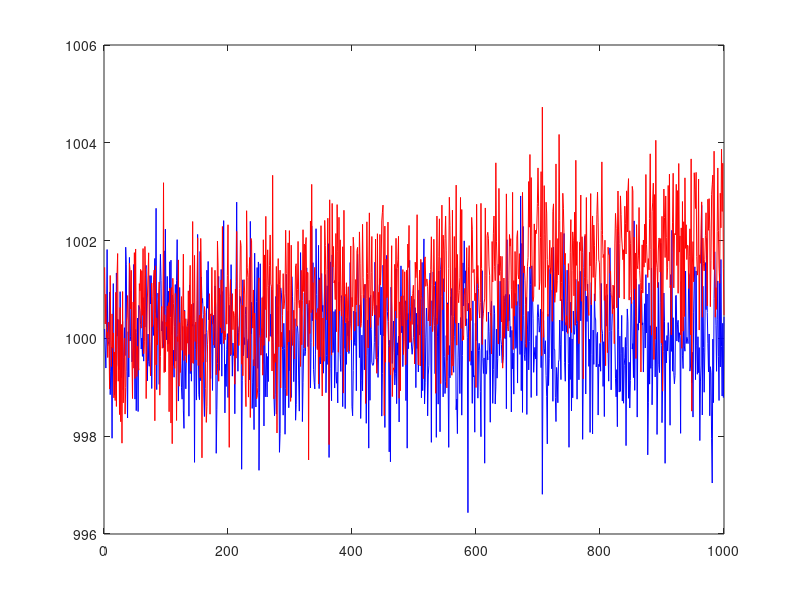

This chart was generated by the following MATLAB code: (Note: this script raises an error after producing the figure.)
%% |mann_kendall| documentation
% |mann_kendall| performs a standard simple Mann-Kendall test to determine the 
% presence of a significant trend. (Requires the Statistics Toolbox)
% 
% <CDT_Contents.html Back to Climate Data Tools Contents>. 
%% Syntax
% 
%  h = mann_kendall(y)
%  h = mann_kendall(y,alpha)
%  h = mann_kendall(...,'dim',dim)
%  [h,p] = mann_kendall(...)
% 
%% Description
% 
% |h = mann_kendall(y)| performs a standard simple Mann-Kendall test on the
% time series |y| to determine the presence of a significant trend. If |h| is
% |true|, the trend is present; if |h| is |false|, you can reject the
% hypothesis of a trend. This function assumes |y| is equally sampled in time. 
% 
% |h = mann_kendall(y,alpha)| specifies the alpha significance level in the
% range 0 to 1. Default |alpha is 0.05|, which corresponds to the 5% significance 
% level.
% 
% |h = mann_kendall(...,'dim',dim)| specifies the dimension along which the
% trend is calculated. By default, if |y| is a 1D array, the trend is calculated
% along the first nonsingleton dimension of |y|; if |y| is a 2D matrix, the trend
% is calcaulated down the rows (dimension 1) of |y|; if |y| is a 3D matrix, the 
% trend is calculated down dimension 3. 
% 
% |[h,p] = mann_kendall(...)| also returns the p-value of the trend. 
% 
%% Example 1: 1D array
% Consider these two arrays, one with a trend and one without: 

x = (1:1000)'; 
y0 = randn(size(x)) + 1000;         % random data without trend
y1 = randn(size(x)) + 1000 + x/500; % random data with trend of 1/500

plot(x,y0,'b'); 
hold on
plot(x,y1,'r'); 

%%
% To help show the trends, use <polyplot_documentation.html |polyplot|>, which
% will plot the first-degree polynomial trend lines for |y0| and |y1|. 

polyplot(x,y0,1,'b','linewidth',2)
polyplot(x,y1,1,'r','linewidth',2)

%% 
% And just to verify the magnitudes of the trends in |y0| and |y1|, use the
% <trend_documentation.html |trend|> function: 

trend(y0)

%% 
% ...as expected, the trend in |y0| is about zero. Now check |y1|: 

trend(y1)

%% 
% ...and as expected, the trend in |y1| is 1/500 as we intentionally
% imposed. Both of these trend magnitudes may seem like small numbers that
% are close to zero, while not being exactly zero. So are either of these
% trends significant? Use |mann_kendall| to find out, starting with |y0|: 

mann_kendall(y0)

%% 
% The |false| (logical zero) confirms it: The |y0| time series contains
% nothing but noise. Now check |y1|, in which, recall, we imposed a trend
% of 1/500: 

mann_kendall(y1)

%% 
% The logical 1 or |true| answer confirms that although |y1| contains noise
% and its trend is small in terms of magnitude, the trend is nonetheless present 
% at the default alpha = 5% significance level. Is 5% significance not
% strict enough for you? Tighten it up to 0.1% like this: 

mann_kendall(y1,0.001)

%% 
% And that confirms that the trend in |y1| is present at 0.1% significance.

%% Example 2: Multiple time series 
% If you have multiple time series in a 2D matrix, the |mann_kendall| function 
% can operate on them all at once. For example, we'll make a dataset |D| 
% using the two 1D array time series from Example 1: 

D = [y0 y1]; 

%% 
% By default, if the input to |mann_kendall| is a 2D matrix, the function
% will operate down the rows, so testing for significance of trends in |y0|
% and |y1| is this easy: 

mann_kendall(D)

%% 
% The |0| and |1| answer means there no significant trend in the first
% column of |D|, but there is a significant trend in the second column of
% |D|. 
% 
% If each time series is in its own row rather than in its own column,
% specify the dimension of operation like this: 

Dt = D'; % transpose D to make time go across columns of Dt.

mann_kendall(Dt,'dim',2)

%%
% It's also possible to specify the significance level alpha. Let's
% _really_ relax our standards, and set it to 99.999%: 

mann_kendall(Dt,0.99999,'dim',2)

%%
% Wow, if we relax our standards enough, even the |y0| noise contains what
% appears to be a significant trend! 

%% Example 3: 3D data 
% Have sea surface temperatures significantly changed in the past few decades? 
% To answer that question, load the 60x55x802 pacific_sst dataset, which
% contains a grid of 802 monthly sea surface temperatures from 1950 to
% 2016: 

load pacific_sst 

%% 
% With a sampling rate of 12 times per year (monthly data), use the
% <trend_documentation.html |trend|> function to calculate the SST trend in
% degrees per year, and use <imagescn_documentation.html |imagescn|> to
% make a map. Set the colormap with <cmocean_documentation.html |cmocean|>:

% Calculate the SST trend: 
tr = trend(sst,12); 

% Plot the trend: 
figure
imagescn(lon,lat,tr)
cb = colorbar; 
ylabel(cb,'sst trend (\circC/yr)') 
cmocean('balance','pivot') 

%% 
% The map above shows that in most places, the ocean seems to be warming.
% But is the trend significant? Use the |mann_kendall| function to find
% out, and plot the significant regions using the
% <stipple_documentation.html |stipple|> function: 

significant = mann_kendall(sst); % (may take a second)

hold on
stipple(lon,lat,significant)

%% 
% The map above shows that the SST trend is significant most places, at the
% alpha = 5% level. Feel free to try it with stricter standards. 
% 
% Curious about what effects the seasons might have on the calculation? Try
% using <deseason_documentation.html |deseason|> to remove seasonal cycles
% from the sst dataset and re-calculate the trends and significance. 

%% References 
% 
% Mann, H. B. (1945), Nonparametric tests against trend, Econometrica, 13, 
% 245-259.
% 
% Kendall, M. G. (1975), Rank Correlation Methods, Griffin, London.
% 
%% Author Info
% This function is part of the <http://www.github.com/chadagreene/CDT Climate Data Toolbox for Matlab>.
% The function and supporting documentation were written by Chad A. Greene,
% adapted from the <https://www.mathworks.com/matlabcentral/fileexchange/25531 |Mann_Kendall|> function by Simone 
% Fatichi.
